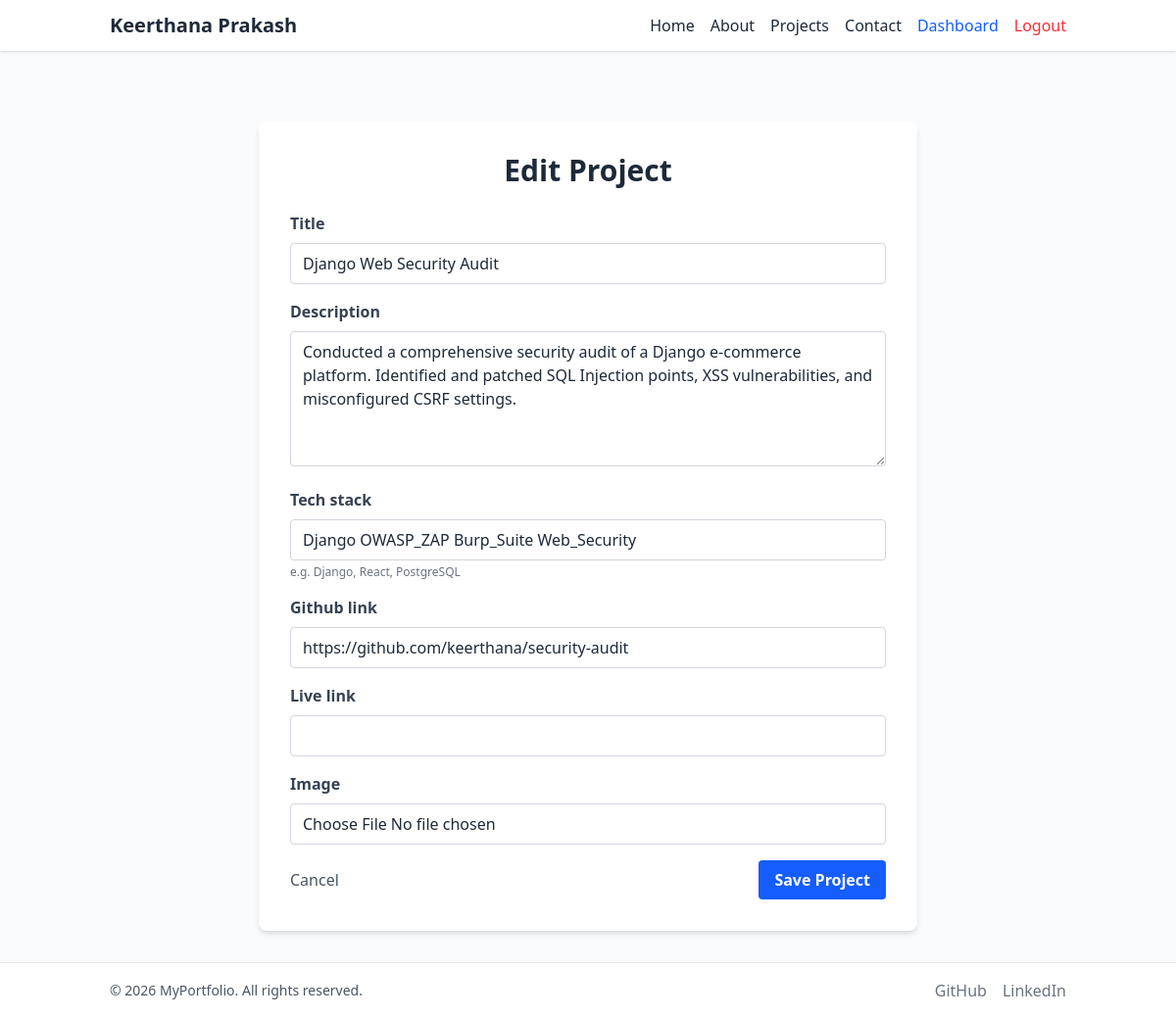
The page /projects/django-web-security-audit/update/ (signed in) on the database its author committed.
### projects_app/models.py (models this page shows, shortened)
class Project(models.Model):
    title = models.CharField(max_length=200)
    description = models.TextField()
    tech_stack = models.CharField(max_length=255, help_text="e.g. Django, React, PostgreSQL")
    github_link = models.URLField(blank=True, null=True)
    live_link = models.URLField(blank=True, null=True)
    created_date = models.DateField(auto_now_add=True)
    slug = models.SlugField(unique=True, blank=True)
    image = models.ImageField(upload_to='projects/', blank=True, null=True)
    class Meta:
        ordering = ['-created_date']

### projects_app/views.py (the view)
# urls.py: path('<slug:slug>/update/', views.update_project, name='update_project'),
@login_required
@user_passes_test(is_staff)
def update_project(request, slug):
    project = get_object_or_404(Project, slug=slug)
    if request.method == 'POST':
        form = ProjectForm(request.POST, request.FILES, instance=project)
        if form.is_valid():
            form.save()
            messages.success(request, 'Project updated successfully!')
            return redirect('project_detail', slug=project.slug)
    else:
        form = ProjectForm(instance=project)
    return render(request, 'projects_app/project_form.html', {'form': form, 'title': 'Edit Project', 'project': project})

### projects_app/forms.py
class ProjectForm(forms.ModelForm):
    class Meta:
        model = Project
        fields = ['title', 'description', 'tech_stack', 'github_link', 'live_link', 'image']
        widgets = {
            'title': forms.TextInput(attrs={'class': 'w-full px-3 py-2 border border-gray-300 rounded focus:outline-none focus:border-blue-500'}),
            'description': forms.Textarea(attrs={'class': 'w-full px-3 py-2 border border-gray-300 rounded focus:outline-none focus:border-blue-500', 'rows': 5}),
            'tech_stack': forms.TextInput(attrs={'class': 'w-full px-3 py-2 border border-gray-300 rounded focus:outline-none focus:border-blue-500', 'placeholder': 'e.g. Django, React, PostgreSQL'}),
            'github_link': forms.URLInput(attrs={'class': 'w-full px-3 py-2 border border-gray-300 rounded focus:outline-none focus:border-blue-500'}),
            'live_link': forms.URLInput(attrs={'class': 'w-full px-3 py-2 border border-gray-300 rounded focus:outline-none focus:border-blue-500'}),
            'image': forms.FileInput(attrs={'class': 'w-full px-3 py-2 border border-gray-300 rounded focus:outline-none focus:border-blue-500'}),
        }

### projects_app/views.py (called while the page is built)
def is_staff(user):
    return user.is_staff

### templates/projects_app/project_form.html (shortened to what this page needs)
{% extends 'base.html' %}
{% block content %}
<div class="max-w-2xl mx-auto bg-white p-8 rounded-lg shadow-md mt-10">
    <h1 class="text-3xl font-bold mb-6 text-center">{{ title }}</h1>
    <form method="post" enctype="multipart/form-data">
        {% for field in form %}
        <div class="mb-4">
            <label class="block text-gray-700 font-bold mb-2">{{ field.label }}</label>
            {{ field }}
            {% if field.help_text %}
            <p class="text-xs text-gray-500 mt-1">{{ field.help_text }}</p>
            {% endif %}
        </div>
        {% endfor %}
        <div class="flex justify-between items-center mt-6">
            <a href="{% url 'project_list' %}" class="text-gray-600 hover:text-gray-800">Cancel</a>
            <button type="submit"
                class="bg-blue-600 text-white font-bold py-2 px-4 rounded hover:bg-blue-700 transition">
                Save Project
            </button>
        </div>
    </form>
</div>
{% endblock %}

### rows shown on the page
Project: form "Django Web Security Audit" "Conducted a comprehensive security audit of a Django e-commerce platform. Identified and patched SQL Injection points, XSS vulnerabilities, and misconfigured CSRF settings." "Django OWASP_ZAP Burp_Suite Web_Security" "https://github.com/keerthana/security-audit"

### other values the page prints
{{ title }} "Edit Project"
{{ field.label }} "Title" "Description" "Tech stack" "Github link" "Live link" "Image"
{{ field.help_text }} "e.g. Django, React, PostgreSQL"
